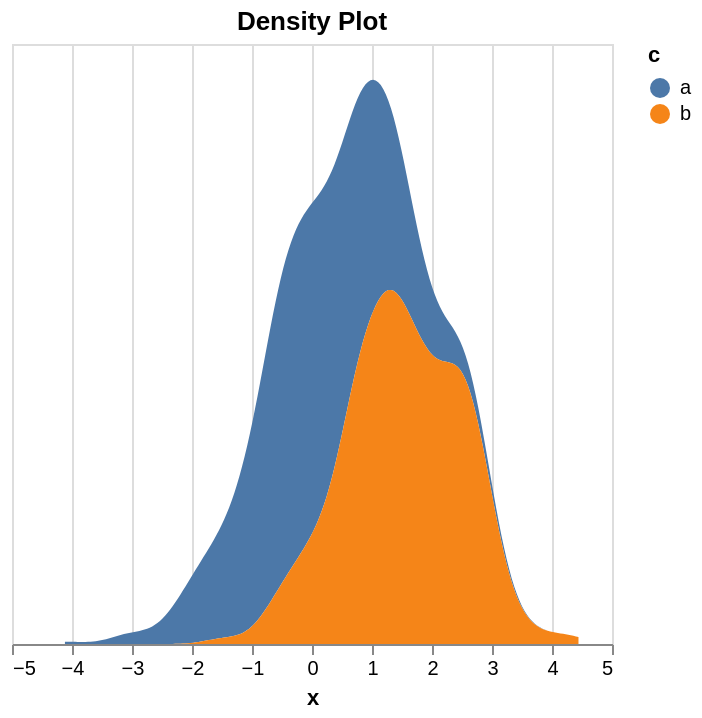

Vega-Lite specification for this chart:
### Vega-Lite specification from a JSON file in a GitHub repository (floating-point values rounded to 4 significant figures; data arrays with more than 128 entries replaced by an {"elided": "..."} marker saying what was removed)
{"$schema": "https://vega.github.io/schema/vega-lite/v5.json", "data": {"values": {"elided": "1000 records"}}, "encoding": {"color": {"field": "c", "type": "nominal"}, "opacity": {"condition": {"empty": true, "param": "legend_selection", "value": 1}, "value": 0.15}, "x": {"field": "val", "title": "x", "type": "quantitative"}, "y": {"axis": null, "field": "dens", "title": null, "type": "quantitative"}}, "mark": {"opacity": 0.4, "orient": "vertical", "type": "area"}, "params": [{"bind": "scales", "name": "grid", "select": {"encodings": ["x", "y"], "type": "interval"}}, {"bind": "legend", "name": "legend_selection", "select": {"fields": ["c"], "type": "point"}}], "title": "Density Plot", "transform": [{"as": ["val", "dens"], "density": "x", "groupby": ["c"]}]}
